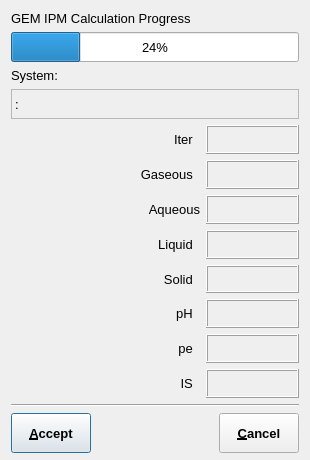
<?xml version="1.0" encoding="UTF-8"?>
<ui version="4.0">
 <class>ProgressDialogData</class>
 <widget class="QDialog" name="ProgressDialogData">
  <property name="geometry">
   <rect>
    <x>0</x>
    <y>0</y>
    <width>310</width>
    <height>460</height>
   </rect>
  </property>
  <property name="minimumSize">
   <size>
    <width>310</width>
    <height>460</height>
   </size>
  </property>
  <property name="font">
   <font>
    <pointsize>10</pointsize>
   </font>
  </property>
  <property name="windowTitle">
   <string>NewProgressDialogData</string>
  </property>
  <layout class="QGridLayout" name="gridLayout">
   <item row="0" column="0" colspan="3">
    <widget class="QLabel" name="TextLabel1">
     <property name="sizePolicy">
      <sizepolicy hsizetype="Preferred" vsizetype="Fixed">
       <horstretch>0</horstretch>
       <verstretch>0</verstretch>
      </sizepolicy>
     </property>
     <property name="text">
      <string>GEM IPM Calculation Progress</string>
     </property>
     <property name="wordWrap">
      <bool>false</bool>
     </property>
    </widget>
   </item>
   <item row="1" column="0" colspan="3">
    <widget class="QProgressBar" name="pProgress">
     <property name="minimumSize">
      <size>
       <width>250</width>
       <height>30</height>
      </size>
     </property>
     <property name="toolTip">
      <string>Shows how far the GEM IPM proceeded from FIA to G(x) minimum</string>
     </property>
     <property name="autoFillBackground">
      <bool>false</bool>
     </property>
     <property name="value">
      <number>24</number>
     </property>
     <property name="textVisible">
      <bool>true</bool>
     </property>
     <property name="invertedAppearance">
      <bool>false</bool>
     </property>
     <property name="textDirection">
      <enum>QProgressBar::TopToBottom</enum>
     </property>
    </widget>
   </item>
   <item row="2" column="0">
    <widget class="QLabel" name="TextLabel3_3">
     <property name="sizePolicy">
      <sizepolicy hsizetype="Preferred" vsizetype="Fixed">
       <horstretch>0</horstretch>
       <verstretch>0</verstretch>
      </sizepolicy>
     </property>
     <property name="text">
      <string>System: </string>
     </property>
     <property name="wordWrap">
      <bool>false</bool>
     </property>
    </widget>
   </item>
   <item row="3" column="0" colspan="3">
    <widget class="QLabel" name="pKey">
     <property name="sizePolicy">
      <sizepolicy hsizetype="Minimum" vsizetype="Fixed">
       <horstretch>0</horstretch>
       <verstretch>0</verstretch>
      </sizepolicy>
     </property>
     <property name="minimumSize">
      <size>
       <width>250</width>
       <height>30</height>
      </size>
     </property>
     <property name="toolTip">
      <string>Key of the currently processed SysEq database record</string>
     </property>
     <property name="frameShape">
      <enum>QFrame::StyledPanel</enum>
     </property>
     <property name="frameShadow">
      <enum>QFrame::Sunken</enum>
     </property>
     <property name="text">
      <string>:</string>
     </property>
     <property name="wordWrap">
      <bool>false</bool>
     </property>
    </widget>
   </item>
   <item row="4" column="0" rowspan="8">
    <widget class="QFrame" name="pBottle">
     <property name="sizePolicy">
      <sizepolicy hsizetype="Fixed" vsizetype="Preferred">
       <horstretch>0</horstretch>
       <verstretch>0</verstretch>
      </sizepolicy>
     </property>
     <property name="minimumSize">
      <size>
       <width>90</width>
       <height>273</height>
      </size>
     </property>
     <property name="toolTip">
      <string>Mass proportions of phase aggregate states in this system </string>
     </property>
     <property name="frameShape">
      <enum>QFrame::NoFrame</enum>
     </property>
     <property name="frameShadow">
      <enum>QFrame::Plain</enum>
     </property>
    </widget>
   </item>
   <item row="4" column="1">
    <widget class="QLabel" name="TextLabel3">
     <property name="sizePolicy">
      <sizepolicy hsizetype="Preferred" vsizetype="Preferred">
       <horstretch>0</horstretch>
       <verstretch>0</verstretch>
      </sizepolicy>
     </property>
     <property name="text">
      <string>Iter  </string>
     </property>
     <property name="alignment">
      <set>Qt::AlignRight|Qt::AlignTrailing|Qt::AlignVCenter</set>
     </property>
     <property name="wordWrap">
      <bool>false</bool>
     </property>
    </widget>
   </item>
   <item row="4" column="2">
    <widget class="QLabel" name="pIT">
     <property name="sizePolicy">
      <sizepolicy hsizetype="Preferred" vsizetype="Preferred">
       <horstretch>0</horstretch>
       <verstretch>0</verstretch>
      </sizepolicy>
     </property>
     <property name="toolTip">
      <string>Number of IPM iterations performed until the last update of dialog fields</string>
     </property>
     <property name="frameShape">
      <enum>QFrame::Box</enum>
     </property>
     <property name="frameShadow">
      <enum>QFrame::Raised</enum>
     </property>
     <property name="alignment">
      <set>Qt::AlignRight|Qt::AlignTrailing|Qt::AlignVCenter</set>
     </property>
     <property name="wordWrap">
      <bool>false</bool>
     </property>
    </widget>
   </item>
   <item row="5" column="1">
    <widget class="QLabel" name="TextLabel3_2">
     <property name="sizePolicy">
      <sizepolicy hsizetype="Preferred" vsizetype="Preferred">
       <horstretch>0</horstretch>
       <verstretch>0</verstretch>
      </sizepolicy>
     </property>
     <property name="text">
      <string>Gaseous  </string>
     </property>
     <property name="alignment">
      <set>Qt::AlignRight|Qt::AlignTrailing|Qt::AlignVCenter</set>
     </property>
     <property name="wordWrap">
      <bool>false</bool>
     </property>
    </widget>
   </item>
   <item row="5" column="2">
    <widget class="QLabel" name="pGas">
     <property name="sizePolicy">
      <sizepolicy hsizetype="Preferred" vsizetype="Preferred">
       <horstretch>0</horstretch>
       <verstretch>0</verstretch>
      </sizepolicy>
     </property>
     <property name="toolTip">
      <string>Mass of gas (in grams) in the system</string>
     </property>
     <property name="frameShape">
      <enum>QFrame::Box</enum>
     </property>
     <property name="frameShadow">
      <enum>QFrame::Raised</enum>
     </property>
     <property name="alignment">
      <set>Qt::AlignRight|Qt::AlignTrailing|Qt::AlignVCenter</set>
     </property>
     <property name="wordWrap">
      <bool>false</bool>
     </property>
    </widget>
   </item>
   <item row="6" column="1">
    <widget class="QLabel" name="TextLabel3_2_4">
     <property name="sizePolicy">
      <sizepolicy hsizetype="Preferred" vsizetype="Preferred">
       <horstretch>0</horstretch>
       <verstretch>0</verstretch>
      </sizepolicy>
     </property>
     <property name="text">
      <string>Aqueous</string>
     </property>
     <property name="alignment">
      <set>Qt::AlignRight|Qt::AlignTrailing|Qt::AlignVCenter</set>
     </property>
     <property name="wordWrap">
      <bool>false</bool>
     </property>
    </widget>
   </item>
   <item row="6" column="2">
    <widget class="QLabel" name="pWater">
     <property name="sizePolicy">
      <sizepolicy hsizetype="Preferred" vsizetype="Preferred">
       <horstretch>0</horstretch>
       <verstretch>0</verstretch>
      </sizepolicy>
     </property>
     <property name="toolTip">
      <string>Total mass of aqueous phase in the system (g)</string>
     </property>
     <property name="frameShape">
      <enum>QFrame::Box</enum>
     </property>
     <property name="frameShadow">
      <enum>QFrame::Raised</enum>
     </property>
     <property name="alignment">
      <set>Qt::AlignRight|Qt::AlignTrailing|Qt::AlignVCenter</set>
     </property>
     <property name="wordWrap">
      <bool>false</bool>
     </property>
    </widget>
   </item>
   <item row="7" column="1">
    <widget class="QLabel" name="TextLabel3_2_2">
     <property name="sizePolicy">
      <sizepolicy hsizetype="Preferred" vsizetype="Preferred">
       <horstretch>0</horstretch>
       <verstretch>0</verstretch>
      </sizepolicy>
     </property>
     <property name="text">
      <string>Liquid  </string>
     </property>
     <property name="alignment">
      <set>Qt::AlignRight|Qt::AlignTrailing|Qt::AlignVCenter</set>
     </property>
     <property name="wordWrap">
      <bool>false</bool>
     </property>
    </widget>
   </item>
   <item row="7" column="2">
    <widget class="QLabel" name="pLiquid">
     <property name="sizePolicy">
      <sizepolicy hsizetype="Preferred" vsizetype="Preferred">
       <horstretch>0</horstretch>
       <verstretch>0</verstretch>
      </sizepolicy>
     </property>
     <property name="toolTip">
      <string>Total mass of liquid phases in the system (g)</string>
     </property>
     <property name="frameShape">
      <enum>QFrame::Box</enum>
     </property>
     <property name="frameShadow">
      <enum>QFrame::Raised</enum>
     </property>
     <property name="alignment">
      <set>Qt::AlignRight|Qt::AlignTrailing|Qt::AlignVCenter</set>
     </property>
     <property name="wordWrap">
      <bool>false</bool>
     </property>
    </widget>
   </item>
   <item row="8" column="1">
    <widget class="QLabel" name="TextLabel3_2_2_2">
     <property name="sizePolicy">
      <sizepolicy hsizetype="Preferred" vsizetype="Preferred">
       <horstretch>0</horstretch>
       <verstretch>0</verstretch>
      </sizepolicy>
     </property>
     <property name="text">
      <string>Solid  </string>
     </property>
     <property name="alignment">
      <set>Qt::AlignRight|Qt::AlignTrailing|Qt::AlignVCenter</set>
     </property>
     <property name="wordWrap">
      <bool>false</bool>
     </property>
    </widget>
   </item>
   <item row="8" column="2">
    <widget class="QLabel" name="pSolid">
     <property name="sizePolicy">
      <sizepolicy hsizetype="Preferred" vsizetype="Preferred">
       <horstretch>0</horstretch>
       <verstretch>0</verstretch>
      </sizepolicy>
     </property>
     <property name="toolTip">
      <string>Total mass of solid phases in the system (g)</string>
     </property>
     <property name="frameShape">
      <enum>QFrame::Box</enum>
     </property>
     <property name="frameShadow">
      <enum>QFrame::Raised</enum>
     </property>
     <property name="alignment">
      <set>Qt::AlignRight|Qt::AlignTrailing|Qt::AlignVCenter</set>
     </property>
     <property name="wordWrap">
      <bool>false</bool>
     </property>
    </widget>
   </item>
   <item row="9" column="1">
    <widget class="QLabel" name="TextLabel3_2_3">
     <property name="sizePolicy">
      <sizepolicy hsizetype="Preferred" vsizetype="Preferred">
       <horstretch>0</horstretch>
       <verstretch>0</verstretch>
      </sizepolicy>
     </property>
     <property name="text">
      <string>pH  </string>
     </property>
     <property name="alignment">
      <set>Qt::AlignRight|Qt::AlignTrailing|Qt::AlignVCenter</set>
     </property>
     <property name="wordWrap">
      <bool>false</bool>
     </property>
    </widget>
   </item>
   <item row="9" column="2">
    <widget class="QLabel" name="pPH">
     <property name="sizePolicy">
      <sizepolicy hsizetype="Preferred" vsizetype="Preferred">
       <horstretch>0</horstretch>
       <verstretch>0</verstretch>
      </sizepolicy>
     </property>
     <property name="toolTip">
      <string>pH value of aqueous electrolyte, molal (activity scale)</string>
     </property>
     <property name="frameShape">
      <enum>QFrame::Box</enum>
     </property>
     <property name="frameShadow">
      <enum>QFrame::Raised</enum>
     </property>
     <property name="alignment">
      <set>Qt::AlignRight|Qt::AlignTrailing|Qt::AlignVCenter</set>
     </property>
     <property name="wordWrap">
      <bool>false</bool>
     </property>
    </widget>
   </item>
   <item row="10" column="1">
    <widget class="QLabel" name="TextLabel3_2_2_3">
     <property name="sizePolicy">
      <sizepolicy hsizetype="Preferred" vsizetype="Preferred">
       <horstretch>0</horstretch>
       <verstretch>0</verstretch>
      </sizepolicy>
     </property>
     <property name="text">
      <string>pe  </string>
     </property>
     <property name="alignment">
      <set>Qt::AlignRight|Qt::AlignTrailing|Qt::AlignVCenter</set>
     </property>
     <property name="wordWrap">
      <bool>false</bool>
     </property>
    </widget>
   </item>
   <item row="10" column="2">
    <widget class="QLabel" name="pPE">
     <property name="sizePolicy">
      <sizepolicy hsizetype="Preferred" vsizetype="Preferred">
       <horstretch>0</horstretch>
       <verstretch>0</verstretch>
      </sizepolicy>
     </property>
     <property name="toolTip">
      <string>pe value of aqueous electrolyte, molal</string>
     </property>
     <property name="frameShape">
      <enum>QFrame::Box</enum>
     </property>
     <property name="frameShadow">
      <enum>QFrame::Raised</enum>
     </property>
     <property name="alignment">
      <set>Qt::AlignRight|Qt::AlignTrailing|Qt::AlignVCenter</set>
     </property>
     <property name="wordWrap">
      <bool>false</bool>
     </property>
    </widget>
   </item>
   <item row="11" column="1">
    <widget class="QLabel" name="TextLabel3_2_2_2_2">
     <property name="sizePolicy">
      <sizepolicy hsizetype="Preferred" vsizetype="Preferred">
       <horstretch>0</horstretch>
       <verstretch>0</verstretch>
      </sizepolicy>
     </property>
     <property name="text">
      <string>IS  </string>
     </property>
     <property name="alignment">
      <set>Qt::AlignRight|Qt::AlignTrailing|Qt::AlignVCenter</set>
     </property>
     <property name="wordWrap">
      <bool>false</bool>
     </property>
    </widget>
   </item>
   <item row="11" column="2">
    <widget class="QLabel" name="pIC">
     <property name="sizePolicy">
      <sizepolicy hsizetype="Preferred" vsizetype="Preferred">
       <horstretch>0</horstretch>
       <verstretch>0</verstretch>
      </sizepolicy>
     </property>
     <property name="toolTip">
      <string>Effective ionic strength of aqueous electrolyte, molal</string>
     </property>
     <property name="frameShape">
      <enum>QFrame::Box</enum>
     </property>
     <property name="frameShadow">
      <enum>QFrame::Raised</enum>
     </property>
     <property name="alignment">
      <set>Qt::AlignRight|Qt::AlignTrailing|Qt::AlignVCenter</set>
     </property>
     <property name="wordWrap">
      <bool>false</bool>
     </property>
    </widget>
   </item>
   <item row="12" column="0" colspan="3">
    <widget class="Line" name="Line1">
     <property name="frameShape">
      <enum>QFrame::HLine</enum>
     </property>
     <property name="frameShadow">
      <enum>QFrame::Sunken</enum>
     </property>
    </widget>
   </item>
   <item row="13" column="0" colspan="3">
    <layout class="QHBoxLayout" name="layout2">
     <item>
      <widget class="QPushButton" name="pAccept">
       <property name="sizePolicy">
        <sizepolicy hsizetype="Fixed" vsizetype="Fixed">
         <horstretch>0</horstretch>
         <verstretch>0</verstretch>
        </sizepolicy>
       </property>
       <property name="minimumSize">
        <size>
         <width>80</width>
         <height>40</height>
        </size>
       </property>
       <property name="font">
        <font>
         <pointsize>10</pointsize>
         <weight>75</weight>
         <bold>true</bold>
        </font>
       </property>
       <property name="toolTip">
        <string>Make next iteration in Stepwise mode</string>
       </property>
       <property name="text">
        <string>&amp;Accept</string>
       </property>
       <property name="shortcut">
        <string>Alt+S</string>
       </property>
      </widget>
     </item>
     <item>
      <spacer>
       <property name="orientation">
        <enum>Qt::Horizontal</enum>
       </property>
       <property name="sizeType">
        <enum>QSizePolicy::Expanding</enum>
       </property>
       <property name="sizeHint" stdset="0">
        <size>
         <width>40</width>
         <height>16</height>
        </size>
       </property>
      </spacer>
     </item>
     <item>
      <widget class="QPushButton" name="pClose">
       <property name="sizePolicy">
        <sizepolicy hsizetype="Fixed" vsizetype="Fixed">
         <horstretch>0</horstretch>
         <verstretch>0</verstretch>
        </sizepolicy>
       </property>
       <property name="minimumSize">
        <size>
         <width>80</width>
         <height>40</height>
        </size>
       </property>
       <property name="font">
        <font>
         <pointsize>10</pointsize>
         <weight>75</weight>
         <bold>true</bold>
        </font>
       </property>
       <property name="toolTip">
        <string>Do not save IPM results to database (or cancel IPM run in Stepwise mode)</string>
       </property>
       <property name="text">
        <string>&amp;Cancel</string>
       </property>
       <property name="shortcut">
        <string>Alt+C</string>
       </property>
      </widget>
     </item>
    </layout>
   </item>
  </layout>
 </widget>
 <layoutdefault spacing="6" margin="11"/>
 <resources/>
 <connections/>
</ui>
